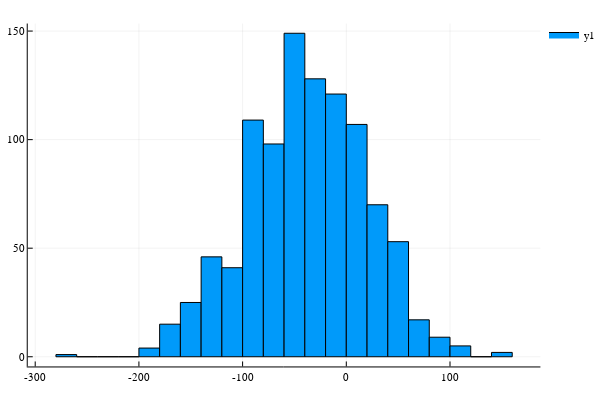
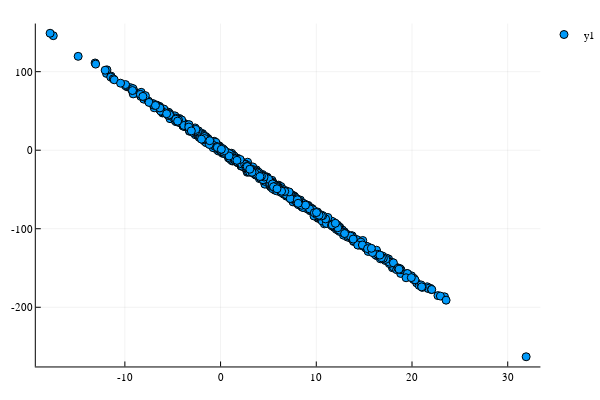

Notebook cell for these charts, in order:
### Markdown cell above
Now we'll generate some random errors as well as the true relationship between our predictor and outcome variables

### Code cell
true_epsilon = randn(rng,Float64,1000).*2;
true_beta_0 = 1.1;
true_beta_1 = -8.2;
y = true_beta_0 .+ true_beta_1.*x .+ true_epsilon

p1 = histogram(y,bins= :scott)
display(p1)
p2 = Plots.plot(x,y, seriestype = :scatter)
display(p2)
println(string("Mean(y) = ",mean(y),", stdev(y) = ",std(y)))

### Figure 1 — Plotly figure (JSON) as saved in the notebook; plotly's stock layout.template omitted (floating-point values rounded to 4 significant figures)
{"data": [{"xaxis": "x1", "fill": "tozeroy", "yaxis": "y1", "x": [-280, -280, -260, -260, -280, -280], "showlegend": true, "mode": "lines", "fillcolor": "rgba(0, 154, 250, 1.000)", "name": "y1", "legendgroup": "y1", "line": {"color": "rgba(0, 0, 0, 1.000)", "dash": "solid", "width": 1}, "y": [1, 0, 0, 1, 1, 1], "type": "scatter", "hoverinfo": "none"}, {"xaxis": "x1", "fill": "tozeroy", "yaxis": "y1", "x": [-260, -260, -240, -240, -260, -260], "showlegend": false, "mode": "lines", "fillcolor": "rgba(0, 154, 250, 1.000)", "name": "y1", "legendgroup": "y1", "line": {"color": "rgba(0, 0, 0, 1.000)", "dash": "solid", "width": 1}, "y": [0, 0, 0, 0, 0, 0], "type": "scatter", "hoverinfo": "none"}, {"xaxis": "x1", "fill": "tozeroy", "yaxis": "y1", "x": [-240, -240, -220, -220, -240, -240], "showlegend": false, "mode": "lines", "fillcolor": "rgba(0, 154, 250, 1.000)", "name": "y1", "legendgroup": "y1", "line": {"color": "rgba(0, 0, 0, 1.000)", "dash": "solid", "width": 1}, "y": [0, 0, 0, 0, 0, 0], "type": "scatter", "hoverinfo": "none"}, {"xaxis": "x1", "fill": "tozeroy", "yaxis": "y1", "x": [-220, -220, -200, -200, -220, -220], "showlegend": false, "mode": "lines", "fillcolor": "rgba(0, 154, 250, 1.000)", "name": "y1", "legendgroup": "y1", "line": {"color": "rgba(0, 0, 0, 1.000)", "dash": "solid", "width": 1}, "y": [0, 0, 0, 0, 0, 0], "type": "scatter", "hoverinfo": "none"}, {"xaxis": "x1", "fill": "tozeroy", "yaxis": "y1", "x": [-200, -200, -180, -180, -200, -200], "showlegend": false, "mode": "lines", "fillcolor": "rgba(0, 154, 250, 1.000)", "name": "y1", "legendgroup": "y1", "line": {"color": "rgba(0, 0, 0, 1.000)", "dash": "solid", "width": 1}, "y": [4, 0, 0, 4, 4, 4], "type": "scatter", "hoverinfo": "none"}, {"xaxis": "x1", "fill": "tozeroy", "yaxis": "y1", "x": [-180, -180, -160, -160, -180, -180], "showlegend": false, "mode": "lines", "fillcolor": "rgba(0, 154, 250, 1.000)", "name": "y1", "legendgroup": "y1", "line": {"color": "rgba(0, 0, 0, 1.000)", "dash": "solid", "width": 1}, "y": [15, 0, 0, 15, 15, 15], "type": "scatter", "hoverinfo": "none"}, {"xaxis": "x1", "fill": "tozeroy", "yaxis": "y1", "x": [-160, -160, -140, -140, -160, -160], "showlegend": false, "mode": "lines", "fillcolor": "rgba(0, 154, 250, 1.000)", "name": "y1", "legendgroup": "y1", "line": {"color": "rgba(0, 0, 0, 1.000)", "dash": "solid", "width": 1}, "y": [25, 0, 0, 25, 25, 25], "type": "scatter", "hoverinfo": "none"}, {"xaxis": "x1", "fill": "tozeroy", "yaxis": "y1", "x": [-140, -140, -120, -120, -140, -140], "showlegend": false, "mode": "lines", "fillcolor": "rgba(0, 154, 250, 1.000)", "name": "y1", "legendgroup": "y1", "line": {"color": "rgba(0, 0, 0, 1.000)", "dash": "solid", "width": 1}, "y": [46, 0, 0, 46, 46, 46], "type": "scatter", "hoverinfo": "none"}, {"xaxis": "x1", "fill": "tozeroy", "yaxis": "y1", "x": [-120, -120, -100, -100, -120, -120], "showlegend": false, "mode": "lines", "fillcolor": "rgba(0, 154, 250, 1.000)", "name": "y1", "legendgroup": "y1", "line": {"color": "rgba(0, 0, 0, 1.000)", "dash": "solid", "width": 1}, "y": [41, 0, 0, 41, 41, 41], "type": "scatter", "hoverinfo": "none"}, {"xaxis": "x1", "fill": "tozeroy", "yaxis": "y1", "x": [-100, -100, -80, -80, -100, -100], "showlegend": false, "mode": "lines", "fillcolor": "rgba(0, 154, 250, 1.000)", "name": "y1", "legendgroup": "y1", "line": {"color": "rgba(0, 0, 0, 1.000)", "dash": "solid", "width": 1}, "y": [109, 0, 0, 109, 109, 109], "type": "scatter", "hoverinfo": "none"}, {"xaxis": "x1", "fill": "tozeroy", "yaxis": "y1", "x": [-80, -80, -60, -60, -80, -80], "showlegend": false, "mode": "lines", "fillcolor": "rgba(0, 154, 250, 1.000)", "name": "y1", "legendgroup": "y1", "line": {"color": "rgba(0, 0, 0, 1.000)", "dash": "solid", "width": 1}, "y": [98, 0, 0, 98, 98, 98], "type": "scatter", "hoverinfo": "none"}, {"xaxis": "x1", "fill": "tozeroy", "yaxis": "y1", "x": [-60, -60, -40, -40, -60, -60], "showlegend": false, "mode": "lines", "fillcolor": "rgba(0, 154, 250, 1.000)", "name": "y1", "legendgroup": "y1", "line": {"color": "rgba(0, 0, 0, 1.000)", "dash": "solid", "width": 1}, "y": [149, 0, 0, 149, 149, 149], "type": "scatter", "hoverinfo": "none"}, {"xaxis": "x1", "fill": "tozeroy", "yaxis": "y1", "x": [-40, -40, -20, -20, -40, -40], "showlegend": false, "mode": "lines", "fillcolor": "rgba(0, 154, 250, 1.000)", "name": "y1", "legendgroup": "y1", "line": {"color": "rgba(0, 0, 0, 1.000)", "dash": "solid", "width": 1}, "y": [128, 0, 0, 128, 128, 128], "type": "scatter", "hoverinfo": "none"}, {"xaxis": "x1", "fill": "tozeroy", "yaxis": "y1", "x": [-20, -20, 0, 0, -20, -20], "showlegend": false, "mode": "lines", "fillcolor": "rgba(0, 154, 250, 1.000)", "name": "y1", "legendgroup": "y1", "line": {"color": "rgba(0, 0, 0, 1.000)", "dash": "solid", "width": 1}, "y": [121, 0, 0, 121, 121, 121], "type": "scatter", "hoverinfo": "none"}, {"xaxis": "x1", "fill": "tozeroy", "yaxis": "y1", "x": [0, 0, 20, 20, 0, 0], "showlegend": false, "mode": "lines", "fillcolor": "rgba(0, 154, 250, 1.000)", "name": "y1", "legendgroup": "y1", "line": {"color": "rgba(0, 0, 0, 1.000)", "dash": "solid", "width": 1}, "y": [107, 0, 0, 107, 107, 107], "type": "scatter", "hoverinfo": "none"}, {"xaxis": "x1", "fill": "tozeroy", "yaxis": "y1", "x": [20, 20, 40, 40, 20, 20], "showlegend": false, "mode": "lines", "fillcolor": "rgba(0, 154, 250, 1.000)", "name": "y1", "legendgroup": "y1", "line": {"color": "rgba(0, 0, 0, 1.000)", "dash": "solid", "width": 1}, "y": [70, 0, 0, 70, 70, 70], "type": "scatter", "hoverinfo": "none"}, {"xaxis": "x1", "fill": "tozeroy", "yaxis": "y1", "x": [40, 40, 60, 60, 40, 40], "showlegend": false, "mode": "lines", "fillcolor": "rgba(0, 154, 250, 1.000)", "name": "y1", "legendgroup": "y1", "line": {"color": "rgba(0, 0, 0, 1.000)", "dash": "solid", "width": 1}, "y": [53, 0, 0, 53, 53, 53], "type": "scatter", "hoverinfo": "none"}, {"xaxis": "x1", "fill": "tozeroy", "yaxis": "y1", "x": [60, 60, 80, 80, 60, 60], "showlegend": false, "mode": "lines", "fillcolor": "rgba(0, 154, 250, 1.000)", "name": "y1", "legendgroup": "y1", "line": {"color": "rgba(0, 0, 0, 1.000)", "dash": "solid", "width": 1}, "y": [17, 0, 0, 17, 17, 17], "type": "scatter", "hoverinfo": "none"}, {"xaxis": "x1", "fill": "tozeroy", "yaxis": "y1", "x": [80, 80, 100, 100, 80, 80], "showlegend": false, "mode": "lines", "fillcolor": "rgba(0, 154, 250, 1.000)", "name": "y1", "legendgroup": "y1", "line": {"color": "rgba(0, 0, 0, 1.000)", "dash": "solid", "width": 1}, "y": [9, 0, 0, 9, 9, 9], "type": "scatter", "hoverinfo": "none"}, {"xaxis": "x1", "fill": "tozeroy", "yaxis": "y1", "x": [100, 100, 120, 120, 100, 100], "showlegend": false, "mode": "lines", "fillcolor": "rgba(0, 154, 250, 1.000)", "name": "y1", "legendgroup": "y1", "line": {"color": "rgba(0, 0, 0, 1.000)", "dash": "solid", "width": 1}, "y": [5, 0, 0, 5, 5, 5], "type": "scatter", "hoverinfo": "none"}, {"xaxis": "x1", "fill": "tozeroy", "yaxis": "y1", "x": [120, 120, 140, 140, 120, 120], "showlegend": false, "mode": "lines", "fillcolor": "rgba(0, 154, 250, 1.000)", "name": "y1", "legendgroup": "y1", "line": {"color": "rgba(0, 0, 0, 1.000)", "dash": "solid", "width": 1}, "y": [0, 0, 0, 0, 0, 0], "type": "scatter", "hoverinfo": "none"}, {"xaxis": "x1", "fill": "tozeroy", "yaxis": "y1", "x": [140, 140, 160, 160, 140, 140], "showlegend": false, "mode": "lines", "fillcolor": "rgba(0, 154, 250, 1.000)", "name": "y1", "legendgroup": "y1", "line": {"color": "rgba(0, 0, 0, 1.000)", "dash": "solid", "width": 1}, "y": [2, 0, 0, 2, 2, 2], "type": "scatter", "hoverinfo": "none"}], "layout": {"showlegend": true, "xaxis": {"showticklabels": true, "gridwidth": 0.5, "tickvals": [-300, -200, -100, 0, 100], "visible": true, "ticks": "inside", "range": [-307.2, 187.2], "domain": [0.05101, 0.9934], "tickmode": "array", "linecolor": "rgba(0, 0, 0, 1.000)", "showgrid": true, "title": "", "mirror": false, "tickangle": 0, "showline": true, "gridcolor": "rgba(0, 0, 0, 0.100)", "titlefont": {"color": "rgba(0, 0, 0, 1.000)", "family": "sans-serif", "size": 15}, "tickcolor": "rgb(0, 0, 0)", "ticktext": ["-300", "-200", "-100", "0", "100"], "zeroline": false, "type": "-", "tickfont": {"color": "rgba(0, 0, 0, 1.000)", "family": "sans-serif", "size": 11}, "zerolinecolor": "rgba(0, 0, 0, 1.000)", "anchor": "y1"}, "paper_bgcolor": "rgba(255, 255, 255, 1.000)", "annotations": [], "height": 400, "margin": {"l": 0, "b": 20, "r": 0, "t": 20}, "plot_bgcolor": "rgba(255, 255, 255, 1.000)", "yaxis": {"showticklabels": true, "gridwidth": 0.5, "tickvals": [0, 50, 100, 150], "visible": true, "ticks": "inside", "range": [-4.47, 153.5], "domain": [0.03762, 0.9902], "tickmode": "array", "linecolor": "rgba(0, 0, 0, 1.000)", "showgrid": true, "title": "", "mirror": false, "tickangle": 0, "showline": true, "gridcolor": "rgba(0, 0, 0, 0.100)", "titlefont": {"color": "rgba(0, 0, 0, 1.000)", "family": "sans-serif", "size": 15}, "tickcolor": "rgb(0, 0, 0)", "ticktext": ["0", "50", "100", "150"], "zeroline": false, "type": "-", "tickfont": {"color": "rgba(0, 0, 0, 1.000)", "family": "sans-serif", "size": 11}, "zerolinecolor": "rgba(0, 0, 0, 1.000)", "anchor": "x1"}, "legend": {"tracegroupgap": 0, "bordercolor": "rgba(0, 0, 0, 1.000)", "bgcolor": "rgba(255, 255, 255, 1.000)", "font": {"color": "rgba(0, 0, 0, 1.000)", "family": "sans-serif", "size": 11}, "y": 1, "x": 1}, "width": 600}}

### Figure 2 — Plotly figure (JSON) as saved in the notebook; plotly's stock layout.template omitted (floating-point values rounded to 4 significant figures; data arrays with more than 128 entries replaced by an {"elided": "..."} marker saying what was removed)
{"data": [{"xaxis": "x1", "colorbar": {"title": ""}, "yaxis": "y1", "x": {"elided": "1000 float values"}, "showlegend": true, "mode": "markers", "name": "y1", "zmin": null, "legendgroup": "y1", "marker": {"symbol": "circle", "color": "rgba(0, 154, 250, 1.000)", "line": {"color": "rgba(0, 0, 0, 1.000)", "width": 1}, "size": 8}, "zmax": null, "y": {"elided": "1000 float values"}, "type": "scatter"}], "layout": {"showlegend": true, "xaxis": {"showticklabels": true, "gridwidth": 0.5, "tickvals": [-10, 0, 10, 20, 30], "visible": true, "ticks": "inside", "range": [-19.3, 33.42], "domain": [0.06582, 0.9934], "tickmode": "array", "linecolor": "rgba(0, 0, 0, 1.000)", "showgrid": true, "title": "", "mirror": false, "tickangle": 0, "showline": true, "gridcolor": "rgba(0, 0, 0, 0.100)", "titlefont": {"color": "rgba(0, 0, 0, 1.000)", "family": "sans-serif", "size": 15}, "tickcolor": "rgb(0, 0, 0)", "ticktext": ["-10", "0", "10", "20", "30"], "zeroline": false, "type": "-", "tickfont": {"color": "rgba(0, 0, 0, 1.000)", "family": "sans-serif", "size": 11}, "zerolinecolor": "rgba(0, 0, 0, 1.000)", "anchor": "y1"}, "paper_bgcolor": "rgba(255, 255, 255, 1.000)", "annotations": [], "height": 400, "margin": {"l": 0, "b": 20, "r": 0, "t": 20}, "plot_bgcolor": "rgba(255, 255, 255, 1.000)", "yaxis": {"showticklabels": true, "gridwidth": 0.5, "tickvals": [-200, -100, 0, 100], "visible": true, "ticks": "inside", "range": [-275.4, 161.3], "domain": [0.03762, 0.9902], "tickmode": "array", "linecolor": "rgba(0, 0, 0, 1.000)", "showgrid": true, "title": "", "mirror": false, "tickangle": 0, "showline": true, "gridcolor": "rgba(0, 0, 0, 0.100)", "titlefont": {"color": "rgba(0, 0, 0, 1.000)", "family": "sans-serif", "size": 15}, "tickcolor": "rgb(0, 0, 0)", "ticktext": ["-200", "-100", "0", "100"], "zeroline": false, "type": "-", "tickfont": {"color": "rgba(0, 0, 0, 1.000)", "family": "sans-serif", "size": 11}, "zerolinecolor": "rgba(0, 0, 0, 1.000)", "anchor": "x1"}, "legend": {"tracegroupgap": 0, "bordercolor": "rgba(0, 0, 0, 1.000)", "bgcolor": "rgba(255, 255, 255, 1.000)", "font": {"color": "rgba(0, 0, 0, 1.000)", "family": "sans-serif", "size": 11}, "y": 1, "x": 1}, "width": 600}}
